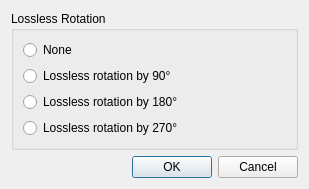
<?xml version="1.0" encoding="UTF-8"?>
<ui version="4.0">
 <class>Dialog</class>
 <widget class="QDialog" name="Dialog">
  <property name="geometry">
   <rect>
    <x>0</x>
    <y>0</y>
    <width>309</width>
    <height>165</height>
   </rect>
  </property>
  <property name="sizePolicy">
   <sizepolicy hsizetype="Preferred" vsizetype="Minimum">
    <horstretch>0</horstretch>
    <verstretch>0</verstretch>
   </sizepolicy>
  </property>
  <property name="maximumSize">
   <size>
    <width>16777215</width>
    <height>16777215</height>
   </size>
  </property>
  <property name="windowTitle">
   <string>Dialog</string>
  </property>
  <layout class="QVBoxLayout" name="verticalLayout_2">
   <item>
    <widget class="QGroupBox" name="groupBox">
     <property name="title">
      <string>Lossless Rotation</string>
     </property>
     <layout class="QVBoxLayout" name="verticalLayout_3">
      <item>
       <widget class="QRadioButton" name="losslessRotation0rb">
        <property name="text">
         <string>None</string>
        </property>
       </widget>
      </item>
      <item>
       <widget class="QRadioButton" name="losslessRotation90rb">
        <property name="text">
         <string>Lossless rotation by 90°</string>
        </property>
       </widget>
      </item>
      <item>
       <widget class="QRadioButton" name="losslessRotation180rb">
        <property name="text">
         <string>Lossless rotation by 180°</string>
        </property>
       </widget>
      </item>
      <item>
       <widget class="QRadioButton" name="losslessRotation270rb">
        <property name="text">
         <string>Lossless rotation by 270°</string>
        </property>
       </widget>
      </item>
     </layout>
    </widget>
   </item>
   <item>
    <widget class="QDialogButtonBox" name="buttonBox">
     <property name="orientation">
      <enum>Qt::Horizontal</enum>
     </property>
     <property name="standardButtons">
      <set>QDialogButtonBox::Cancel|QDialogButtonBox::Ok</set>
     </property>
    </widget>
   </item>
  </layout>
 </widget>
 <resources/>
 <connections>
  <connection>
   <sender>buttonBox</sender>
   <signal>accepted()</signal>
   <receiver>Dialog</receiver>
   <slot>accept()</slot>
   <hints>
    <hint type="sourcelabel">
     <x>248</x>
     <y>254</y>
    </hint>
    <hint type="destinationlabel">
     <x>157</x>
     <y>274</y>
    </hint>
   </hints>
  </connection>
  <connection>
   <sender>buttonBox</sender>
   <signal>rejected()</signal>
   <receiver>Dialog</receiver>
   <slot>reject()</slot>
   <hints>
    <hint type="sourcelabel">
     <x>316</x>
     <y>260</y>
    </hint>
    <hint type="destinationlabel">
     <x>286</x>
     <y>274</y>
    </hint>
   </hints>
  </connection>
 </connections>
</ui>
